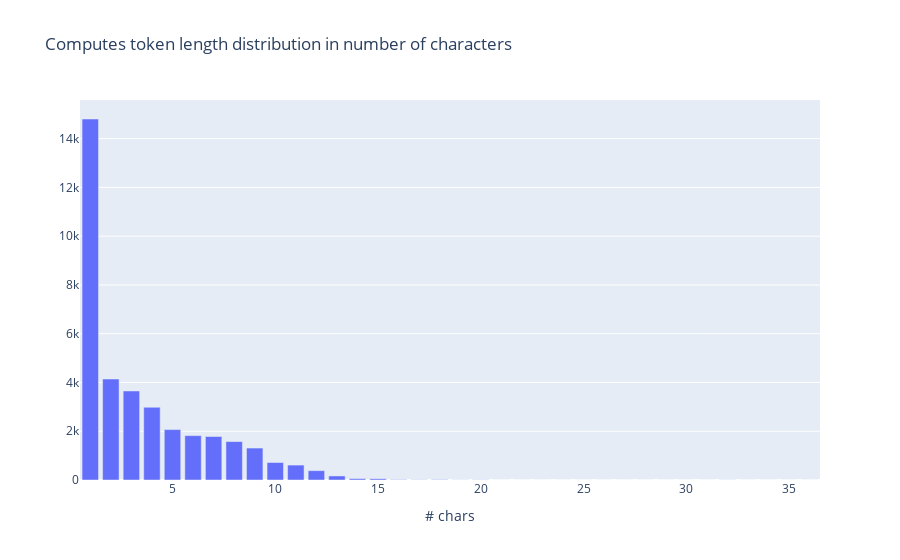

Source (notebook cell):
### Markdown cell above
### Token length

### Code cell
from rubrix.metrics.token_classification import token_length

token_length(name="med7_trf").visualize()

### Figure 1 — Plotly figure (JSON) as saved in the notebook; plotly's stock layout.template omitted (floating-point values rounded to 4 significant figures)
{"data": [{"type": "bar", "x": [1, 2, 3, 4, 5, 6, 7, 8, 9, 10, 11, 12, 13, 14, 15, 16, 17, 18, 19, 20, 21, 22, 23, 24, 25, 26, 27, 28, 29, 30, 31, 32, 33, 34, 35, 36], "y": [14806, 4141, 3652, 2983, 2068, 1819, 1784, 1576, 1310, 717, 612, 383, 166, 56, 51, 14, 8, 15, 4, 7, 0, 0, 0, 0, 0, 0, 0, 0, 0, 0, 0, 3, 0, 0, 0, 1]}], "layout": {"autosize": true, "title": {"text": "Computes token length distribution in number of characters"}, "xaxis": {"autorange": true, "range": [0.5, 36.5], "title": {"text": "# chars"}, "type": "linear"}, "yaxis": {"autorange": true, "range": [0, 15590.0], "title": {"text": ""}, "type": "linear"}}}
